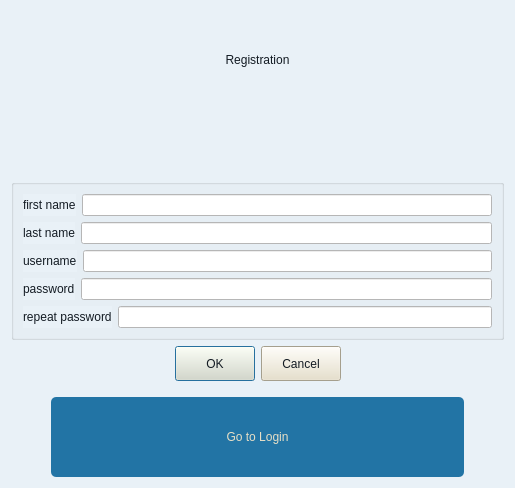
<?xml version="1.0" encoding="UTF-8"?>
<ui version="4.0">
 <class>Form</class>
 <widget class="QWidget" name="Form">
  <property name="geometry">
   <rect>
    <x>0</x>
    <y>0</y>
    <width>515</width>
    <height>488</height>
   </rect>
  </property>
  <property name="windowTitle">
   <string>BitEx - Registration</string>
  </property>
  <property name="styleSheet">
   <string notr="true">background-color:#E9F1F7</string>
  </property>
  <layout class="QVBoxLayout" name="verticalLayout_2">
   <item>
    <widget class="QLabel" name="Registration_label">
     <property name="styleSheet">
      <string notr="true">font: 40pt &quot;Century&quot;;
margin-top: 20px;
color: #131B23;
</string>
     </property>
     <property name="text">
      <string>Registration</string>
     </property>
     <property name="alignment">
      <set>Qt::AlignCenter</set>
     </property>
    </widget>
   </item>
   <item>
    <widget class="QLabel" name="message">
     <property name="styleSheet">
      <string notr="true">font: 11 pt &quot;Century&quot;;
color: red</string>
     </property>
     <property name="text">
      <string/>
     </property>
     <property name="alignment">
      <set>Qt::AlignCenter</set>
     </property>
    </widget>
   </item>
   <item>
    <widget class="QGroupBox" name="groupBox">
     <property name="title">
      <string/>
     </property>
     <layout class="QVBoxLayout" name="verticalLayout">
      <item>
       <layout class="QHBoxLayout" name="horizontalLayout">
        <item>
         <widget class="QLabel" name="first_name_label">
          <property name="styleSheet">
           <string notr="true">font: 17pt &quot;Century&quot;;
color: #131B23;</string>
          </property>
          <property name="text">
           <string>first name</string>
          </property>
         </widget>
        </item>
        <item>
         <widget class="QLineEdit" name="first_name_register">
          <property name="styleSheet">
           <string notr="true">font: 17pt &quot;Century&quot;;
background-color: white</string>
          </property>
         </widget>
        </item>
       </layout>
      </item>
      <item>
       <layout class="QHBoxLayout" name="horizontalLayout_2">
        <item>
         <widget class="QLabel" name="last_name_label">
          <property name="styleSheet">
           <string notr="true">font: 17pt &quot;Century&quot;; 
color: #131B23;</string>
          </property>
          <property name="text">
           <string>last name</string>
          </property>
         </widget>
        </item>
        <item>
         <widget class="QLineEdit" name="last_name_register">
          <property name="styleSheet">
           <string notr="true">font: 17pt &quot;Century&quot;;
background-color: white</string>
          </property>
         </widget>
        </item>
       </layout>
      </item>
      <item>
       <layout class="QHBoxLayout" name="horizontalLayout_3">
        <item>
         <widget class="QLabel" name="username_label">
          <property name="styleSheet">
           <string notr="true">font: 17pt &quot;Century&quot;;
color: #131B23;</string>
          </property>
          <property name="text">
           <string>username</string>
          </property>
         </widget>
        </item>
        <item>
         <widget class="QLineEdit" name="username_register">
          <property name="styleSheet">
           <string notr="true">font: 17pt &quot;Century&quot;;
background-color: white</string>
          </property>
         </widget>
        </item>
       </layout>
      </item>
      <item>
       <layout class="QHBoxLayout" name="horizontalLayout_4">
        <item>
         <widget class="QLabel" name="password_label">
          <property name="styleSheet">
           <string notr="true">font: 17pt &quot;Century&quot;;
color: #131B23;</string>
          </property>
          <property name="text">
           <string>password</string>
          </property>
         </widget>
        </item>
        <item>
         <widget class="QLineEdit" name="password_register">
          <property name="styleSheet">
           <string notr="true">font: 17pt &quot;Century&quot;;
background-color: white</string>
          </property>
          <property name="text">
           <string/>
          </property>
         </widget>
        </item>
       </layout>
      </item>
      <item>
       <layout class="QHBoxLayout" name="horizontalLayout_5">
        <item>
         <widget class="QLabel" name="password_label_2">
          <property name="styleSheet">
           <string notr="true">font: 17pt &quot;Century&quot;;
color: #131B23;</string>
          </property>
          <property name="text">
           <string>repeat password</string>
          </property>
         </widget>
        </item>
        <item>
         <widget class="QLineEdit" name="password_register_2">
          <property name="styleSheet">
           <string notr="true">font: 17pt &quot;Century&quot;;
background-color: white</string>
          </property>
          <property name="text">
           <string/>
          </property>
         </widget>
        </item>
       </layout>
      </item>
     </layout>
    </widget>
   </item>
   <item>
    <widget class="QDialogButtonBox" name="confirm_registration">
     <property name="styleSheet">
      <string notr="true">font: 13pt &quot;Century&quot;;
font-style: bold;
background-color: #E7DFC6;
height:27 px;
color: #131B23;</string>
     </property>
     <property name="standardButtons">
      <set>QDialogButtonBox::Cancel|QDialogButtonBox::Ok</set>
     </property>
     <property name="centerButtons">
      <bool>true</bool>
     </property>
    </widget>
   </item>
   <item>
    <widget class="QPushButton" name="go_to_login_button">
     <property name="styleSheet">
      <string notr="true">QPushButton{
font: 16pt &quot;Century&quot;;
margin-left: 40 px;
margin-right: 40 px;
margin-top: 10px;
height: 40px;
padding-top:20 px;
padding-bottom: 20 px;
padding-left: 20px;
padding-right: 20 px;
background-color: #2274A5;
border-radius: 5 ;
color: #E7DFC6;

}

QPushButton:hover{
	background-color: #2284A5;
	border-radius: 8;
}</string>
     </property>
     <property name="text">
      <string>Go to Login</string>
     </property>
    </widget>
   </item>
  </layout>
 </widget>
 <resources/>
 <connections/>
</ui>
